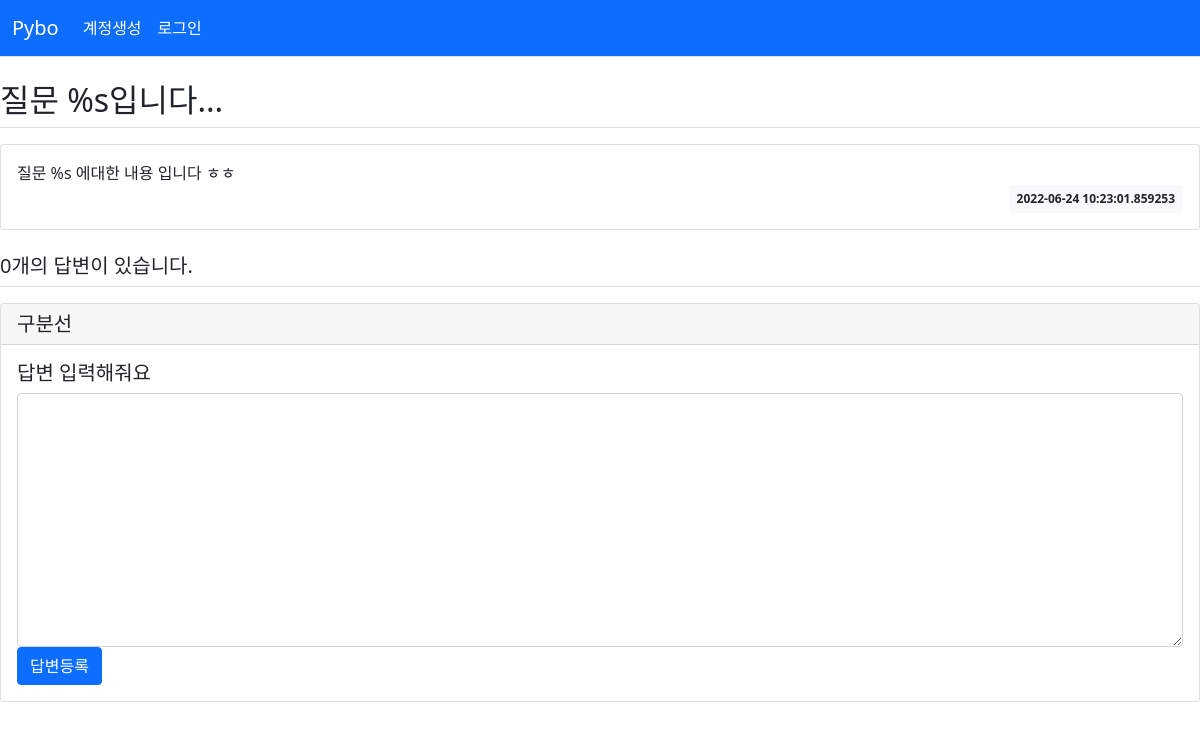
Screenshot of /question/detail/2/ with the database file from the repository.
### pybo/models.py (models this page shows)
class Question(db.Model):
    id = db.Column(db.Integer, primary_key=True)
    subject = db.Column(db.String(200), nullable=False)
    content = db.Column(db.Text(), nullable=False)
    create_date = db.Column(db.DateTime(), nullable=False)

### pybo/views/question_views.py (the view)
@bp.route('/detail/<int:question_id>/')
def detail(question_id):
    question = Question.query.get_or_404(question_id)
    form = AnswerForm()
    return render_template('questions/question_detail.html', question=question,form=form)

### pybo/forms.py
class AnswerForm(FlaskForm):
    content = TextAreaField('내용', validators=[DataRequired('내용은 필수!!!')])

### pybo/views/auth_views.py (called while the page is built)
@bp.before_app_request
def load_logged_in_user():
    user_id = session.get('user_id')
    if user_id is None:
        g.user = None
    else:
        g.user = User.query.get(user_id)

### pybo/templates/questions/question_detail.html (shortened to what this page needs)
{% extends 'base.html' %}
{% block content %}
{% if question %}
    <h2 class="border-bottom py-2">{{ question.subject }}</h2>
    <div class="card my-3">
        <div class="card-body">
            <div class="card-text" style="white-space: pre-line;">{{ question.content }}</div>
            <div class="d-flex justify-content-end">
                <div class="badge bg-light text-dark p-2">
                    {{ question.create_date }}
                </div>
            </div>
        </div>
    </div>
    <h5 class="border-bottom my-3 py-2">{{ question.answer_set|length }}개의 답변이 있습니다.</h5>
{% endif %}
            <form action="{{ url_for('answer.create', question_id=question.id) }}" method="post" class="my-3">
                <div class="card">
                  <h5 class="card-header">구분선</h5>
                  <div class="card-body">
                    <h5 class="card-title">답변 입력해줘요</h5>
                    <textarea name="content" id="content" class="form-control" rows="10"></textarea>
                  <input type="submit" value="답변등록" class="btn btn-primary">
                  </div>
                </div>
            </form>
{% endblock %}

### rows the page displays
Question: subject "질문 %s입니다...", content "질문 %s 에대한 내용 입니다 ㅎㅎ", create_date "2022-06-24 10:23:01.859253"

### other values shown
{{ question.answer_set|length }} "0"
